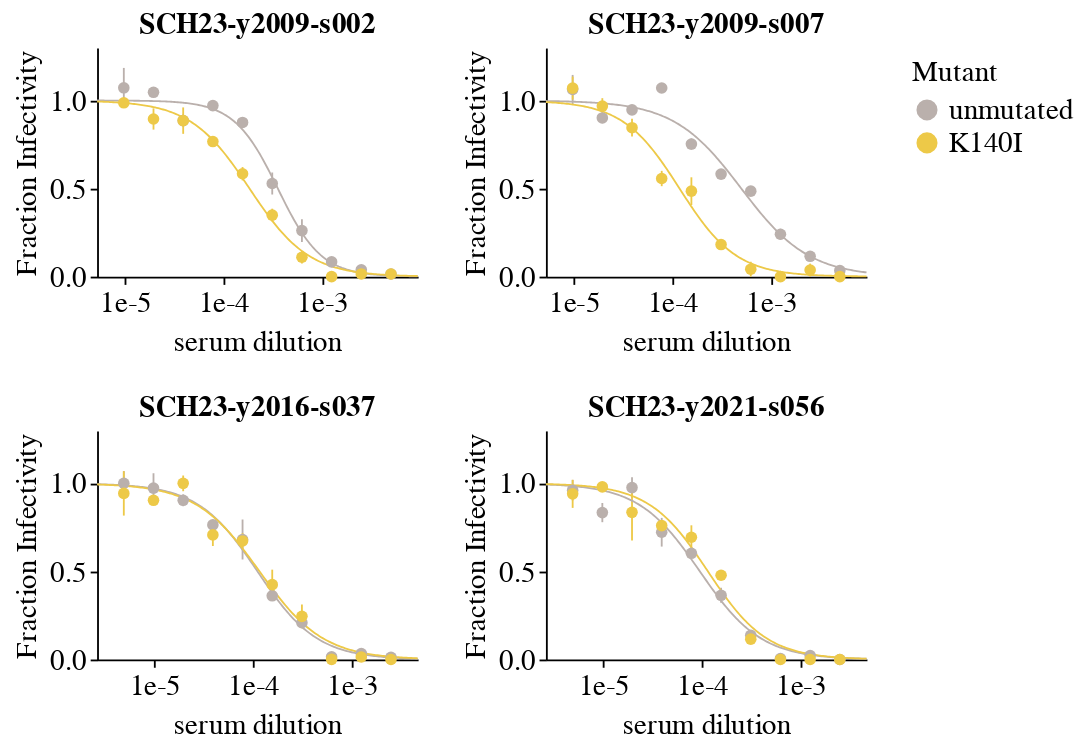

Notebook source saved alongside this figure:
### Code cell
# K140I run
colors = {
    'unmutated':'#BAB0AC',
    'K140I': '#EDC948'
}

plot_neutcurve(fits2_df, colors)

### Figure 1 — Vega-Lite specification as saved in the notebook (floating-point values rounded to 4 significant figures; data arrays with more than 128 entries replaced by an {"elided": "..."} marker saying what was removed)
{"config": {"background": "white", "title": {"fontSize": 20, "fontWeight": "normal", "font": "Helvetica", "anchor": "start", "color": "#000000", "orient": "top", "offset": 5, "subtitleColor": "gray", "subtitleFont": "Helvetica", "subtitleFontWeight": "normal", "subtitleFontSize": 18, "subtitlePadding": 2}, "axis": {"domain": true, "domainColor": "black", "domainWidth": 1, "grid": false, "gridColor": "#DEDDDD", "gridWidth": 0.5, "labelFont": "Helvetica", "labelFontSize": 16, "labelFlush": false, "labelFontWeight": "normal", "labelPadding": 2, "tickColor": "black", "tickSize": 4, "tickCount": 3, "tickWidth": 1, "titleFont": "Helvetica", "titleAlign": "center", "titleFontWeight": "normal", "titleFontSize": 16, "titlePadding": 5}, "legend": {"labelFont": "Helvetica", "labelFontSize": 16, "symbolSize": 100, "titleFont": "Helvetica", "titleFontSize": 16, "titleFontWeight": "normal", "padding": 5, "titleLimit": 200, "gradientLength": 100}, "range": {"category": ["#4e79a7", "#f28e2c", "#e15759", "#76b7b2", "#59a14f", "#edc949", "#af7aa1", "#ff9da7", "#9c755f", "#bab0ab"], "diverging": ["#c7e9b4", "#7fcdbb", "#41b6c4", "#1d91c0", "#225ea8", "#253494"]}, "view": {"stroke": "white", "strokeWidth": 0}, "text": {"font": "Helvetica", "fontSize": 16}}, "vconcat": [{"hconcat": [{"layer": [{"mark": {"type": "errorbar", "opacity": 1}, "encoding": {"color": {"field": "virus", "scale": {"domain": ["unmutated", "K140I"], "range": ["#BAB0AC", "#EDC948"]}, "title": "Mutant", "type": "nominal"}, "x": {"axis": {"format": ".0e", "tickCount": 3}, "field": "concentration", "scale": {"domain": [5.233e-06, 0.00933], "type": "log"}, "title": "serum dilution", "type": "quantitative"}, "y": {"field": "lower", "title": "Fraction Infectivity", "type": "quantitative"}, "y2": {"field": "upper"}}}, {"mark": {"type": "line", "size": 1}, "encoding": {"color": {"field": "virus", "scale": {"domain": ["unmutated", "K140I"], "range": ["#BAB0AC", "#EDC948"]}, "title": "Mutant", "type": "nominal"}, "x": {"axis": {"format": ".0e", "tickCount": 3}, "field": "concentration", "scale": {"domain": [5.233e-06, 0.00933], "type": "log"}, "title": "serum dilution", "type": "quantitative"}, "y": {"axis": {"values": [0, 0.5, 1]}, "field": "fit", "scale": {"domain": [0, 1.3]}, "title": "Fraction Infectivity", "type": "quantitative"}}}, {"mark": {"type": "circle", "opacity": 1, "size": 40}, "encoding": {"color": {"field": "virus", "scale": {"domain": ["unmutated", "K140I"], "range": ["#BAB0AC", "#EDC948"]}, "title": "Mutant", "type": "nominal"}, "x": {"axis": {"format": ".0e", "tickCount": 3}, "field": "concentration", "scale": {"domain": [5.233e-06, 0.00933], "type": "log"}, "title": "serum dilution", "type": "quantitative"}, "y": {"field": "measurement", "title": "Fraction Infectivity", "type": "quantitative"}}}], "data": {"name": "data-e9d5b76e90837c3f26bdc688034dbad3"}, "height": 125, "title": {"text": "SCH23-y2009-s002", "anchor": "middle", "fontSize": 16, "fontWeight": "bold"}, "width": 175}, {"layer": [{"mark": {"type": "errorbar", "opacity": 1}, "encoding": {"color": {"field": "virus", "scale": {"domain": ["unmutated", "K140I"], "range": ["#BAB0AC", "#EDC948"]}, "title": "Mutant", "type": "nominal"}, "x": {"axis": {"format": ".0e", "tickCount": 3}, "field": "concentration", "scale": {"domain": [5.233e-06, 0.00933], "type": "log"}, "title": "serum dilution", "type": "quantitative"}, "y": {"field": "lower", "title": "Fraction Infectivity", "type": "quantitative"}, "y2": {"field": "upper"}}}, {"mark": {"type": "line", "size": 1}, "encoding": {"color": {"field": "virus", "scale": {"domain": ["unmutated", "K140I"], "range": ["#BAB0AC", "#EDC948"]}, "title": "Mutant", "type": "nominal"}, "x": {"axis": {"format": ".0e", "tickCount": 3}, "field": "concentration", "scale": {"domain": [5.233e-06, 0.00933], "type": "log"}, "title": "serum dilution", "type": "quantitative"}, "y": {"axis": {"values": [0, 0.5, 1]}, "field": "fit", "scale": {"domain": [0, 1.3]}, "title": "Fraction Infectivity", "type": "quantitative"}}}, {"mark": {"type": "circle", "opacity": 1, "size": 40}, "encoding": {"color": {"field": "virus", "scale": {"domain": ["unmutated", "K140I"], "range": ["#BAB0AC", "#EDC948"]}, "title": "Mutant", "type": "nominal"}, "x": {"axis": {"format": ".0e", "tickCount": 3}, "field": "concentration", "scale": {"domain": [5.233e-06, 0.00933], "type": "log"}, "title": "serum dilution", "type": "quantitative"}, "y": {"field": "measurement", "title": "Fraction Infectivity", "type": "quantitative"}}}], "data": {"name": "data-9b6dcdd676243f19b2cafa704311ee08"}, "height": 125, "title": {"text": "SCH23-y2009-s007", "anchor": "middle", "fontSize": 16, "fontWeight": "bold"}, "width": 175}]}, {"hconcat": [{"layer": [{"mark": {"type": "errorbar", "opacity": 1}, "encoding": {"color": {"field": "virus", "scale": {"domain": ["unmutated", "K140I"], "range": ["#BAB0AC", "#EDC948"]}, "title": "Mutant", "type": "nominal"}, "x": {"axis": {"format": ".0e", "tickCount": 3}, "field": "concentration", "scale": {"domain": [2.617e-06, 0.004665], "type": "log"}, "title": "serum dilution", "type": "quantitative"}, "y": {"field": "lower", "title": "Fraction Infectivity", "type": "quantitative"}, "y2": {"field": "upper"}}}, {"mark": {"type": "line", "size": 1}, "encoding": {"color": {"field": "virus", "scale": {"domain": ["unmutated", "K140I"], "range": ["#BAB0AC", "#EDC948"]}, "title": "Mutant", "type": "nominal"}, "x": {"axis": {"format": ".0e", "tickCount": 3}, "field": "concentration", "scale": {"domain": [2.617e-06, 0.004665], "type": "log"}, "title": "serum dilution", "type": "quantitative"}, "y": {"axis": {"values": [0, 0.5, 1]}, "field": "fit", "scale": {"domain": [0, 1.3]}, "title": "Fraction Infectivity", "type": "quantitative"}}}, {"mark": {"type": "circle", "opacity": 1, "size": 40}, "encoding": {"color": {"field": "virus", "scale": {"domain": ["unmutated", "K140I"], "range": ["#BAB0AC", "#EDC948"]}, "title": "Mutant", "type": "nominal"}, "x": {"axis": {"format": ".0e", "tickCount": 3}, "field": "concentration", "scale": {"domain": [2.617e-06, 0.004665], "type": "log"}, "title": "serum dilution", "type": "quantitative"}, "y": {"field": "measurement", "title": "Fraction Infectivity", "type": "quantitative"}}}], "data": {"name": "data-e5f6d02eab76d8556fc766a99a309e86"}, "height": 125, "title": {"text": "SCH23-y2016-s037", "anchor": "middle", "fontSize": 16, "fontWeight": "bold"}, "width": 175}, {"layer": [{"mark": {"type": "errorbar", "opacity": 1}, "encoding": {"color": {"field": "virus", "scale": {"domain": ["unmutated", "K140I"], "range": ["#BAB0AC", "#EDC948"]}, "title": "Mutant", "type": "nominal"}, "x": {"axis": {"format": ".0e", "tickCount": 3}, "field": "concentration", "scale": {"domain": [2.617e-06, 0.004665], "type": "log"}, "title": "serum dilution", "type": "quantitative"}, "y": {"field": "lower", "title": "Fraction Infectivity", "type": "quantitative"}, "y2": {"field": "upper"}}}, {"mark": {"type": "line", "size": 1}, "encoding": {"color": {"field": "virus", "scale": {"domain": ["unmutated", "K140I"], "range": ["#BAB0AC", "#EDC948"]}, "title": "Mutant", "type": "nominal"}, "x": {"axis": {"format": ".0e", "tickCount": 3}, "field": "concentration", "scale": {"domain": [2.617e-06, 0.004665], "type": "log"}, "title": "serum dilution", "type": "quantitative"}, "y": {"axis": {"values": [0, 0.5, 1]}, "field": "fit", "scale": {"domain": [0, 1.3]}, "title": "Fraction Infectivity", "type": "quantitative"}}}, {"mark": {"type": "circle", "opacity": 1, "size": 40}, "encoding": {"color": {"field": "virus", "scale": {"domain": ["unmutated", "K140I"], "range": ["#BAB0AC", "#EDC948"]}, "title": "Mutant", "type": "nominal"}, "x": {"axis": {"format": ".0e", "tickCount": 3}, "field": "concentration", "scale": {"domain": [2.617e-06, 0.004665], "type": "log"}, "title": "serum dilution", "type": "quantitative"}, "y": {"field": "measurement", "title": "Fraction Infectivity", "type": "quantitative"}}}], "data": {"name": "data-84604bca2ec2deb8eefdfbb16ea7a25c"}, "height": 125, "title": {"text": "SCH23-y2021-s056", "anchor": "middle", "fontSize": 16, "fontWeight": "bold"}, "width": 175}]}], "$schema": "https://vega.github.io/schema/vega-lite/v5.16.3.json", "datasets": {"data-e9d5b76e90837c3f26bdc688034dbad3": {"elided": "420 records"}, "data-9b6dcdd676243f19b2cafa704311ee08": {"elided": "420 records"}, "data-e5f6d02eab76d8556fc766a99a309e86": {"elided": "420 records"}, "data-84604bca2ec2deb8eefdfbb16ea7a25c": {"elided": "420 records"}}}
